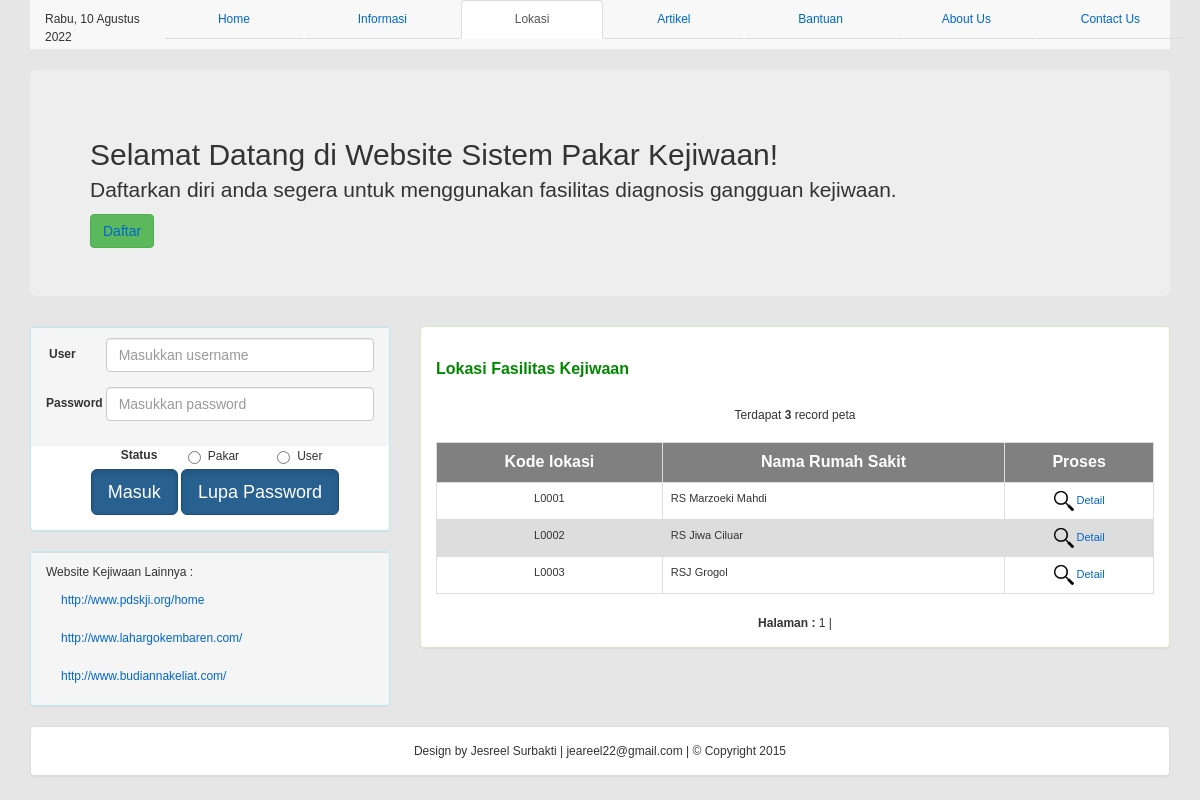
/lokasi_display.php, run on the app's committed database.
### tables this page shows
CREATE TABLE `peta` (
  `kd_peta` varchar(5) NOT NULL,
  `nama_rs` varchar(30) NOT NULL,
  `kota` text NOT NULL,
  `link` text NOT NULL
);

### tanggal.php (called while the page is built, shortened)
<?php
	$namaHari   = array("Ahad", "Senin", "Selasa", "Rabu", "Kamis", "Jumat", "Sabtu","Minggu");
	$namaBulan = array("Januari", "Februari", "Maret", "April", "Mei",  "Juni", "Juli", "Agustus", "September", "Oktober", "November",  "Desember");
	$tglsekarang = $namaHari[date('N')] . ", " . date('j') . " " . $namaBulan[(date('n')-1)] . " " . date('Y');
	?>

### lokasi_display.php (the view, shortened to what this page needs)
<?php
include "tanggal.php";
?>
<!DOCTYPE html>
<html>
<head>
	<link rel="stylesheet" type="text/css" href="css/bootstrap.css">
	<link href="templatemo_style.css" rel="stylesheet" type="text/css" />
</head>
<body>
	<div class="container">
		<nav class="navbar navbar-default navbar-static-top">
			<div class="navbar-inner">
				<div class="container">
					<ul class="nav nav-tabs nav-justified">
						<li role="presentation">
							<?php echo "$tglsekarang"; ?>
						</li>
						<li role="presentation"><a href="index.php">Home</a></li>
						<li role="presentation"> <a href="informasi.php">Informasi</a></li>
						<li role="presentation" class="active"><a href="lokasi_display.php">Lokasi</a></li>
						<li role="presentation"><a href="Artikel_display.php">Artikel</a></li>
						<li role="presentation"><a href="bantuan.php">Bantuan</a></li>
						<li role="presentation"><a href="about.php">About Us</a></li>
						<li role="presentation"><a href="contact.php">Contact Us</a></li>
					</ul>
				</div>
			</div>
		</nav>
		<div class="jumbotron">
			<h2>Selamat Datang di Website Sistem Pakar Kejiwaan!</h2>
			<p>Daftarkan diri anda segera untuk menggunakan fasilitas diagnosis gangguan kejiwaan.</p>
			<a href="daftar.php" class="btn btn-large btn-success">Daftar</a>
		</div>
		<div class="row">
			<div class="col-md-4">
				<div class="panel panel-info">
					<div class="panel-footer">
						<form class="form-horizontal" role="form" method="post" action="login.php">
							<div class="form-group">
								<label for="username" class="col-sm-2 control-label">User</label>
								<div class="col-sm-10">
									<input type="text" class="form-control" name="username" placeholder="Masukkan username">
								</div>
							</div>
							<div class="form-group">
								<label for="password" class="col-sm-2 control-label">Password</label>
								<div class="col-sm-10">
									<input type="password" class="form-control" name="password" placeholder="Masukkan password">
								</div>
							</div>
					</div>
					<div class="form-group">
						<div class="col-sm-offset-2 col-sm-10">
							<div class="form-group">
								<label class="control-label col-xs-3">Status</label>
								<div class="col-xs-4">
									<label class="radio-inline">
										<input type="radio" name="status" value="pakar"> Pakar
									</label>
								</div>
								<div class="col-xs-4">
									<label class="radio-inline">
										<input type="radio" name="status" value="user"> User
									</label>
								</div>
							</div>
						</div>
						<div class="form-group">
							<div class="col-sm-offset-2">
								<button type="submit" class="btn btn-primary btn-lg active">Masuk</button>
								<a href="lupa_pw.php" class="btn btn-primary btn-lg active" role="button">Lupa Password</a>
							</div>
						</div>
					</div>
				</div>
				<div class="panel panel-info">
					<div class="panel-footer">
						<ul class="nav nav-list">
							<li class="nav-header">Website Kejiwaan Lainnya :</li>
							<li class="active"><a href="http://www.pdskji.org/home">http://www.pdskji.org/home</a></li>
							<li><a href="http://www.lahargokembaren.com/">http://www.lahargokembaren.com/</a></li>
							<li><a href="http://www.budiannakeliat.com/">http://www.budiannakeliat.com/</a></li>
						</ul>
					</div>
				</div>
			</div>
			<div class="col-md-8">
				<div class="panel panel-success">
					<div class="panel-body">
						<link href="templatemo_style.css" rel="stylesheet" type="text/css" />
						<link href="SpryAssets/SpryValidationTextarea.css" rel="stylesheet" type="text/css" />
						<link href="SpryAssets/SpryValidationTextField.css" rel="stylesheet" type="text/css" />
						<?php include("koneksi_db.php");
						include("paging.php");
						?>
						<div class="text_area" align="justify">
							<br />
							<div class="title">Lokasi Fasilitas Kejiwaan</div>
							<br />
							<?php $jmldata = mysqli_num_rows(mysqli_query($conn, "SELECT * FROM peta"));
							echo "<center style=text-decoration:blink>Terdapat <b>$jmldata</b> record peta</center>"; ?>
							<br>
							<table table class="table table-bordered" border="0" align="center" cellpadding="5" cellspacing="0" bordercolor="#666666" id="pag">
								<tr tr bgcolor="gray" align="center">
									<td><b>
											<font color="white" size=3>Kode lokasi</font>
										</b></td>
									<td><b>
											<font color="white" size=3>Nama Rumah Sakit</font>
										</b></td>
									<td><b>
											<font color="white" size=3>Proses</font>
										</b></td>
								</tr>
								<?php
								$p = new Paging;
								$batas = 10;
								$posisi = $p->cariPosisi($batas);
								$no = 0;
								$qlog = mysqli_query($conn, "SELECT * FROM peta ORDER BY kd_peta ASC LIMIT $posisi,$batas");
								while ($data = mysqli_fetch_array($qlog)) {
									$no++;
								?>
									<tr class="<?php if ($no % 2 == 1) echo "isitabelganjil";
												else echo "isitabelgenap"; ?>">
										<td align="center" name="username"><?php echo $data['kd_peta']; ?></td>
										<td><?php echo $data['nama_rs']; ?></td>
										<td align="center"><a href="detaillokasi_display.php?page=4&act=detaillokasi&kd_peta=<?php echo $data['kd_peta']; ?>"><img src="gambar/detail.png" align="middle" width="20" border="0"> Detail</a>
									</tr>
								<?php } ?>
							</table>
							<?php
							$jmldata = mysqli_num_rows(mysqli_query($conn, "SELECT * FROM peta"));
							$jmlhalaman  = $p->jumlahHalaman($jmldata, $batas);
							$linkHalaman = $p->navHalaman($_GET['hal'], $jmlhalaman);
							echo "<center>$linkHalaman</center>";
							?>
						</div>
					</div>
				</div>
			</div>
		</div>
	</div>
	<div class="row">
		<div class="container">
			<div class="panel panel-default">
				<div class="panel-body">
					<center>
						Design by Jesreel Surbakti | jeareel22@gmail.com | © Copyright 2015
					</center>
				</div>
			</div>
		</div>
	</div>
</body>
</html>

### templatemo_style.css (style rules this page uses)
body { margin:0; padding:0; line-height: 1.5em; font-family: Verdana, Arial, Helvetica, sans-serif; font-size: 12px; background-color:#E6E6E6; }
a:link { color: #0066CC; text-decoration: none }
.title { padding-bottom: 10px; font-size: 16px; font-weight: bold; color: #008800; }
.isitabelganjil { background-color:WHITE; font-size: 11px; }
.isitabelgenap { background-color:#DDDDDD; font-size: 11px; }
#pag { border-radius: 10px; -moz-border-radius: 10px; -webkit-border-radius: 10px; -moz-box-shadow:2px 2px 10px 2px #000; background-color:#00CC99; }

### data on the page
peta: kd_peta "L0001", nama_rs "RS Marzoeki Mahdi"
peta: kd_peta "L0002", nama_rs "RS Jiwa Ciluar"
peta: kd_peta "L0003", nama_rs "RSJ Grogol"

### other printed values
$tglsekarang "Rabu, 10 Agustus 2022"
$jmldata "3"
